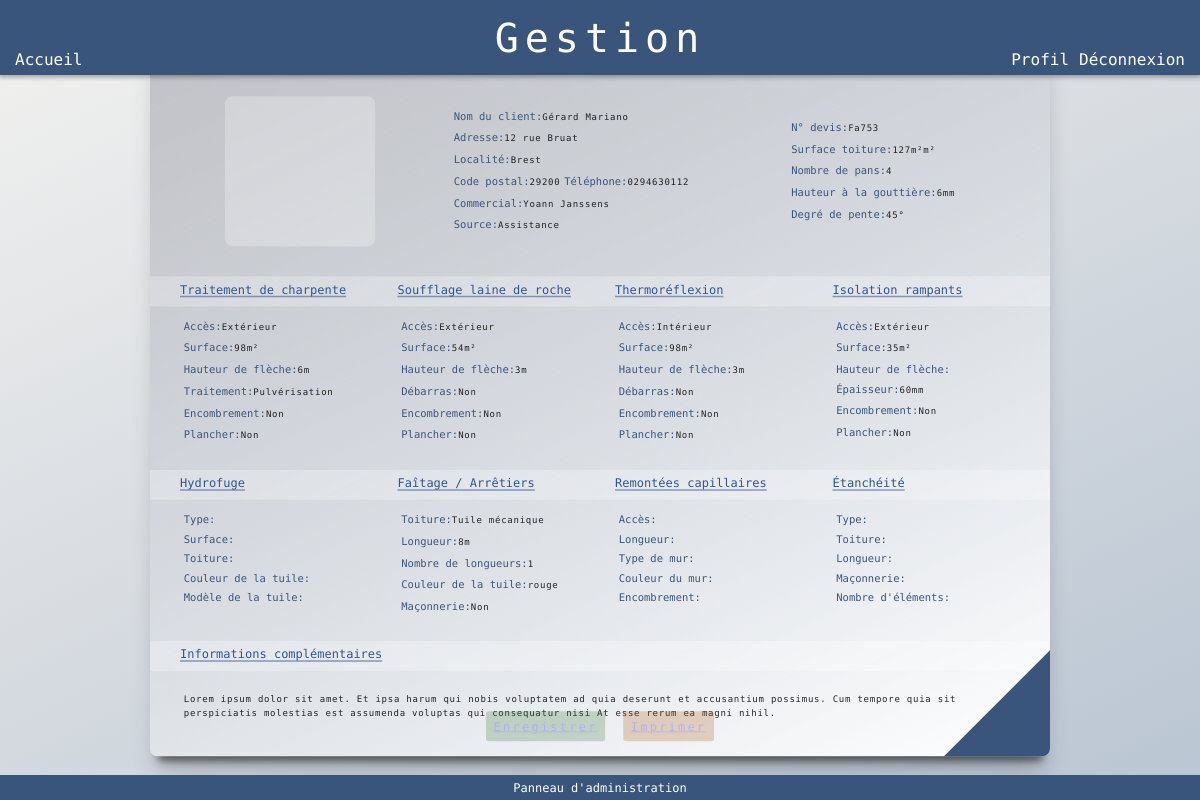
Screenshot of /fiches/fiche/5 (signed in) with the database file from the repository.
### fiches/models.py (models this page shows, shortened)
class Fiche(models.Model):
    first_name = models.CharField(max_length=200, null=False, blank=False)
    last_name = models.CharField(max_length=200, null=False, blank=False)
    adress = models.CharField(max_length=200, null=False, blank=False)
    city = models.CharField(max_length=200, null=False, blank=False)
    post_code = models.CharField(max_length=5, null=False, blank=False)
    phone = models.CharField(max_length=10, null=False, blank=False)
    invoice_number = models.CharField(max_length=10, blank=True, null=True)
    area = models.CharField(max_length=10, blank=True, null=True)
    roof = models.CharField(max_length=10, blank=True, null=True)
    height = models.CharField(max_length=10, blank=True, null=True)
    slant = models.CharField(max_length=20, choices=SLANT, null=False, blank=False)
    source = models.CharField(max_length=20, choices=SOURCE, null=False, blank=False)
    charpente_access = models.CharField(max_length=50, choices=ACCESS, blank=True, null=False)
    charpente_area = models.CharField(max_length=50, blank=True, null=False)
    charpente_height = models.CharField(max_length=50, blank=True, null=False)
    charpente_job = models.CharField(max_length=50, choices=CHARPENTE, blank=True, null=False)
    charpente_mess = models.CharField(max_length=50, choices=OUI_NON, blank=True, null=False)
    charpente_floor = models.CharField(max_length=50, choices=OUI_NON, blank=True, null=False)
    soufflage_access = models.CharField(max_length=50, choices=ACCESS, blank=True, null=False)
    soufflage_area = models.CharField(max_length=50, blank=True, null=False)
    soufflage_height = models.CharField(max_length=50, blank=True, null=False)
    soufflage_trash = models.CharField(max_length=50, blank=True, null=False)
    soufflage_mess = models.CharField(max_length=50, choices=OUI_NON, blank=True, null=False)
    soufflage_floor = models.CharField(max_length=50, choices=OUI_NON, blank=True, null=False)
    thermo_access = models.CharField(max_length=50, choices=ACCESS, blank=True, null=False)
    thermo_area = models.CharField(max_length=50, blank=True, null=False)
    thermo_height = models.CharField(max_length=50, blank=True, null=False)
    thermo_trash = models.CharField(max_length=50, blank=True, null=False)
    thermo_mess = models.CharField(max_length=50, choices=OUI_NON, blank=True, null=False)
    thermo_floor = models.CharField(max_length=50, choices=OUI_NON, blank=True, null=False)
    isol_access = models.CharField(max_length=50, choices=ACCESS, blank=True, null=False)
    isol_area = models.CharField(max_length=50, blank=True, null=False)
    isol_height = models.CharField(max_length=50, blank=True, null=False)
    isol_trash = models.CharField(max_length=50, blank=True, null=False)
    isol_mess = models.CharField(max_length=50, choices=OUI_NON, blank=True, null=False)
    isol_floor = models.CharField(max_length=50, choices=OUI_NON, blank=True, null=False)
    hydro_type = models.CharField(max_length=50, choices=HYDRO, blank=True, null=False)
    hydro_area = models.CharField(max_length=50, blank=True, null=False)
    hydro_roof = models.CharField(max_length=50, choices=TOITURE, blank=True, null=False)
    hydro_color = models.CharField(max_length=50, blank=True, null=False)
    hydro_model = models.CharField(max_length=50, blank=True, null=False)
    fait_roof = models.CharField(max_length=50, choices=TOITURE, blank=True, null=False)
    fait_length = models.CharField(max_length=50, blank=True, null=False)
    fait_length_num = models.CharField(max_length=50, blank=True, null=False)
    fait_color = models.CharField(max_length=50, blank=True, null=False)
    fait_masonry = models.CharField(max_length=50, choices=OUI_NON, blank=True, null=False)
    cap_access = models.CharField(max_length=50, choices=ACCESS, blank=True, null=False)
    cap_length = models.CharField(max_length=50, blank=True, null=False)
    cap_type = models.CharField(max_length=50, choices=WALL, blank=True, null=False)
    cap_color = models.CharField(max_length=50, blank=True, null=False)
    cap_mess = models.CharField(max_length=50, choices=OUI_NON, blank=True, null=False)
    waterproof_type = models.CharField(max_length=50, choices=PROOF, blank=True, null=False)
    waterproof_roof = models.CharField(max_length=50, choices=TOITURE, blank=True, null=False)
    waterproof_length = models.CharField(max_length=50, blank=True, null=False)
    waterproof_length_num = models.CharField(max_length=50, blank=True, null=False)
    waterproof_masonry = models.CharField(max_length=50, choices=OUI_NON, blank=True, null=False)
    infos = models.TextField(max_length=500, blank=True, null=False)
    created = models.DateTimeField(auto_now_add=True, null=True)
    owner = models.ForeignKey(Profile, null=True, blank=True, on_delete=models.SET_NULL)

### users/models.py (models this page shows, shortened)
class Profile(models.Model):
    user = models.OneToOneField(User, on_delete=models.CASCADE, null=True, blank=True)
    username = models.CharField(max_length=200, blank=True, null=True)
    first_name = models.CharField(max_length=200, blank=True, null=True)
    last_name = models.CharField(max_length=200, blank=True, null=True)
    phone = models.CharField(max_length=10, blank=True, null=True)
    email = models.EmailField(max_length=500, blank=True, null=True)
    role = models.CharField(max_length=20, choices=ROLES, default='Rôle')

### fiches/views.py (the view)
# urls.py: path('fiche/<pk>', views.fiche_chantier, name="fiche_chantier"),
@login_required(login_url='login')
def fiche_chantier(request, pk):
    page_title = f"Fiche de chantier N°{pk}"
    fiche = Fiche.objects.get(id=pk)
    context = {'page_title': page_title, 'fiche': fiche}
    return render(request, 'fiches/fiche_display.html', context)

### fiches/templates/fiches/fiche_display.html (shortened to what this page needs)
{% extends "index/index.html" %}
{% load static %}
{% block content %}
<div id="fiche_wrapper">
    <div id="fiche_content">
        <div id="fiche_header">
        <div id="fiche_title">Fiche de chantier {{fiche.last_name}}</div>
        </div>
        <div id="row1">
            <div id="fiche_logo"></div>
            <div id="sub_row1_1">
                <div class="infos">Nom du client: <div class="infos_content">{{fiche.first_name}} {{fiche.last_name}}</div></div>
                <div class="infos">Adresse: <div class="infos_content"><a href="https://www.google.fr/maps/place/{{fiche.adress}},+{{fiche.post_code}}+{{fiche.city}}" target="_blank">{{fiche.adress}}</a></div></div>
                <div class="infos">Localité: <div class="infos_content">{{fiche.city}}</div></div>
                <div class="infos">Code postal: <div class="infos_content">{{fiche.post_code}}</div> Téléphone: <div class="infos_content"><a href="tel:{{fiche.phone}}">{{fiche.phone}}</a></div></div>
                <div class="infos">Commercial: <div class="infos_content"><a href="tel:{{fiche.owner.phone}}">{{fiche.owner.first_name}} {{fiche.owner.last_name}}</a></div></div>
                <div class="infos">Source: <div class="infos_content">{{fiche.source}}</div></div>
            </div>
            <div id="sub_row1_2">
                <div class="infos">N° devis: <div class="infos_content">{{fiche.invoice_number}}</div></div>
                <div class="infos">Surface toiture: <div class="infos_content">{{fiche.area}}m²</div></div>
                <div class="infos">Nombre de pans: <div class="infos_content">{{fiche.roof}}</div></div>
                <div class="infos">Hauteur à la gouttière: <div class="infos_content">{{fiche.height}}m</div></div>
                <div class="infos">Degré de pente: <div class="infos_content">{{fiche.slant}}</div></div>
            </div>
        </div>
        <div id="row2">
            <div id="sub_row2_1">
                <div class="sub_title">Traitement de charpente</div>
                <div class="infos">Accès: <div class="infos_content">{{fiche.charpente_access}}</div></div>
                <div class="infos">Surface: <div class="infos_content">{{fiche.charpente_area}}</div></div>
                <div class="infos">Hauteur de flèche: <div class="infos_content">{{fiche.charpente_height}}</div></div>
                <div class="infos">Traitement: <div class="infos_content">{{fiche.charpente_job}}</div></div>
                <div class="infos">Encombrement: <div class="infos_content">{{fiche.charpente_mess}}</div></div>
                <div class="infos">Plancher: <div class="infos_content">{{fiche.charpente_floor}}</div></div>
            </div>
            <div id="sub_row2_2">
                <div class="sub_title">Soufflage laine de roche</div>
                <div class="infos">Accès: <div class="infos_content">{{fiche.soufflage_access}}</div></div>
                <div class="infos">Surface: <div class="infos_content">{{fiche.soufflage_area}}</div></div>
                <div class="infos">Hauteur de flèche: <div class="infos_content">{{fiche.soufflage_height}}</div></div>
                <div class="infos">Débarras: <div class="infos_content">{{fiche.soufflage_trash}}</div></div>
                <div class="infos">Encombrement: <div class="infos_content">{{fiche.soufflage_mess}}</div></div>
                <div class="infos">Plancher: <div class="infos_content">{{fiche.soufflage_floor}}</div></div>
            </div>
            <div id="sub_row2_3">
                <div class="sub_title">Thermoréflexion</div>
                <div class="infos">Accès: <div class="infos_content">{{fiche.thermo_access}}</div></div>
                <div class="infos">Surface: <div class="infos_content">{{fiche.thermo_area}}</div></div>
                <div class="infos">Hauteur de flèche: <div class="infos_content">{{fiche.thermo_height}}</div></div>
                <div class="infos">Débarras: <div class="infos_content">{{fiche.thermo_trash}}</div></div>
                <div class="infos">Encombrement: <div class="infos_content">{{fiche.thermo_mess}}</div></div>
                <div class="infos">Plancher: <div class="infos_content">{{fiche.thermo_floor}}</div></div>
            </div>
            <div id="sub_row2_4">
                <div class="sub_title">Isolation rampants</div>
                <div class="infos">Accès: <div class="infos_content">{{fiche.isol_access}}</div></div>
                <div class="infos">Surface: <div class="infos_content">{{fiche.isol_area}}</div></div>
                <div class="infos">Hauteur de flèche: <div class="infos_content">{{fiche.isol_height}}</div></div>
                <div class="infos">Épaisseur: <div class="infos_content">{{fiche.isol_trash}}</div></div>
                <div class="infos">Encombrement: <div class="infos_content">{{fiche.isol_mess}}</div></div>
                <div class="infos">Plancher: <div class="infos_content">{{fiche.isol_floor}}</div></div>
            </div>
        </div>
        <div id="row3">
            <div id="sub_row3_1">
                <div class="sub_title">Hydrofuge</div>
                <div class="infos">Type: <div class="infos_content">{{fiche.hydro_type}}</div></div>
                <div class="infos">Surface: <div class="infos_content">{{fiche.hydro_area}}</div></div>
                <div class="infos">Toiture: <div class="infos_content">{{fiche.hydro_roof}}</div></div>
                <div class="infos">Couleur de la tuile: <div class="infos_content">{{fiche.hydro_color}}</div></div>
                <div class="infos">Modèle de la tuile: <div class="infos_content">{{fiche.hydro_model}}</div></div>
            </div>
            <div id="sub_row3_2">
                <div class="sub_title">Faîtage / Arrêtiers</div>
                <div class="infos">Toiture: <div class="infos_content">{{fiche.fait_roof}}</div></div>
                <div class="infos">Longueur: <div class="infos_content">{{fiche.fait_length}}</div></div>
                <div class="infos">Nombre de longueurs: <div class="infos_content">{{fiche.fait_length_num}}</div></div>
                <div class="infos">Couleur de la tuile: <div class="infos_content">{{fiche.fait_color}}</div></div>
                <div class="infos">Maçonnerie: <div class="infos_content">{{fiche.fait_masonry}}</div></div>
            </div>
            <div id="sub_row3_3">
                <div class="sub_title">Remontées capillaires</div>
                <div class="infos">Accès: <div class="infos_content">{{fiche.cap_access}}</div></div>
                <div class="infos">Longueur: <div class="infos_content">{{fiche.cap_length}}</div></div>
                <div class="infos">Type de mur: <div class="infos_content">{{fiche.cap_type}}</div></div>
                <div class="infos">Couleur du mur: <div class="infos_content">{{fiche.cap_color}}</div></div>
                <div class="infos">Encombrement: <div class="infos_content">{{fiche.cap_mess}}</div></div>
            </div>
            <div id="sub_row3_4">
                <div class="sub_title">Étanchéité</div>
                <div class="infos">Type: <div class="infos_content">{{fiche.waterproof_type}}</div></div>
                <div class="infos">Toiture: <div class="infos_content">{{fiche.waterproof_roof}}</div></div>
                <div class="infos">Longueur: <div class="infos_content">{{fiche.waterproof_length}}</div></div>
                <div class="infos">Maçonnerie: <div class="infos_content">{{fiche.waterproof_masonry}}</div></div>
                <div class="infos">Nombre d'éléments: <div class="infos_content">{{fiche.waterproof_length_num}}</div></div>
            </div>
        </div>
        <div id="row4">
            <div id="sub_row4_1">
                <div class="sub_title">Informations complémentaires</div>
                <div class="infos"><div class="infos_content">{{fiche.infos}}</div></div>
            </div>
            <div id="fiche_btns_grp">
                <button class="fiche_btn" id="fiche_save"><a href="{% url 'save_fiche' fiche.id %}">Enregistrer</a></button>
                <button class="fiche_btn" id="fiche_print"><a href="{% url 'print_fiche' fiche.id %}">Imprimer</a></button>
            </div>
        </div>
    </div>
</div>
{% endblock %}

### rows the page displays
Fiche: first_name "Gérard", last_name "Mariano", adress "12 rue Bruat", city "Brest", post_code "29200", phone "0294630112", owner.first_name "Yoann", owner.last_name "Janssens", source "Assistance", invoice_number "Fa753", area "127m²", roof "4", height "6m", slant "45°", charpente_access "Extérieur", charpente_area "98m²", charpente_height "6m", charpente_job "Pulvérisation", charpente_mess "Non", charpente_floor "Non", soufflage_access "Extérieur", soufflage_area "54m²", soufflage_height "3m", soufflage_trash "Non", soufflage_mess "Non", soufflage_floor "Non", thermo_access "Intérieur", thermo_area "98m²", thermo_height "3m", thermo_trash "Non", thermo_mess "Non", thermo_floor "Non", isol_access "Extérieur", isol_area "35m²", isol_trash "60mm", isol_mess "Non", isol_floor "Non", fait_roof "Tuile mécanique", fait_length "8m", fait_length_num "1", fait_color "rouge", fait_masonry "Non", infos "Lorem ipsum dolor sit amet. Et ipsa harum qui nobis voluptatem ad quia deserunt et accusantium possimus. Cum tempore quia sit perspiciatis molestias est assumenda voluptas qui consequatur nisi At esse rerum ea magni nihil."
